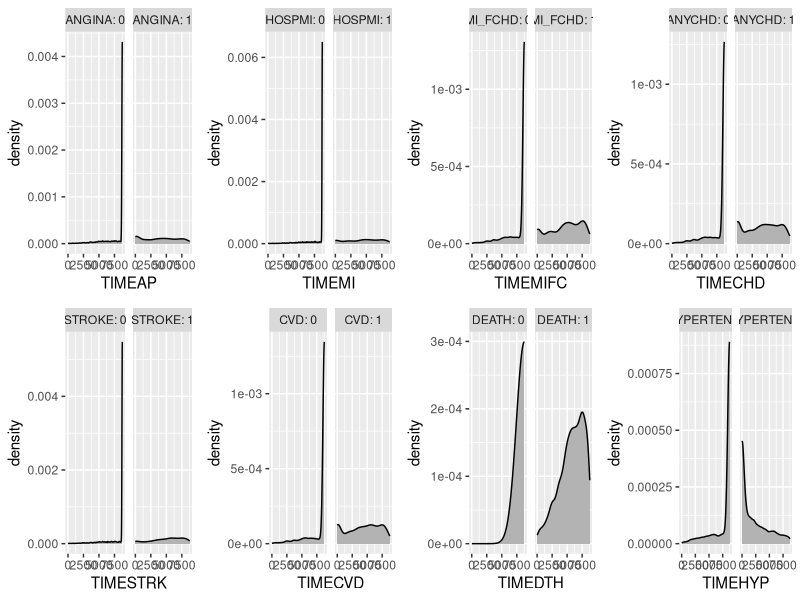
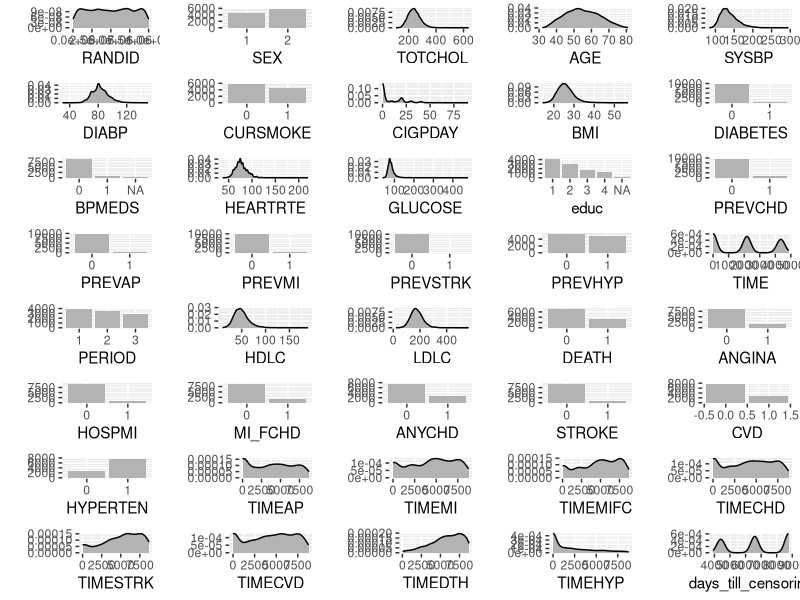

The R script that drew these images, in order:
library(ggplot2)
library(tibble)
library(broom)
library(splines)
library(readr)
library(skimr)
library(dplyr)
library(rlang)

set.seed(8088)
framingham_ <- as_tibble(read.csv("training_data.csv"))


# Framingham is ordered so that lower RANDIDs come first, and when there are
# multiple rows for the same RANDID, the earlier checkups come first.
# This is evidenced by the below check.
all(arrange(framingham_[,c("RANDID","TIME")]) == framingham_[,c("RANDID","TIME")])

# Thankfully noone attended more than three examinations.
max(table(framingham_[,"RANDID"]))


# We use this knowledge to add the column days_till_censoring which shows
# how many years of observation are left until the censoring date. This is
# based on some loose estimate of the censoring date being after 24 years.
# We also drop X since it just counts rows and reencode a bunch of columns
# as factors. Not CVD though since it's our response and so it has to be
# numeric if we want to fit regular lms on it.
framingham <- mutate(
    framingham_,
    SEX      = factor(SEX,      ordered=TRUE),
    CURSMOKE = factor(CURSMOKE, ordered=TRUE),
    DIABETES = factor(DIABETES, ordered=TRUE),
    BPMEDS   = factor(BPMEDS,   ordered=TRUE),
    educ     = factor(educ,     ordered=TRUE),
    PREVCHD  = factor(PREVCHD,  ordered=TRUE),
    PREVAP   = factor(PREVAP,   ordered=TRUE),
    PREVMI   = factor(PREVMI,   ordered=TRUE),
    PREVSTRK = factor(PREVSTRK, ordered=TRUE),
    PREVHYP  = factor(PREVHYP,  ordered=TRUE),
    PERIOD   = factor(PERIOD,   ordered=TRUE),
    DEATH    = factor(DEATH,    ordered=TRUE),
    ANGINA   = factor(ANGINA,   ordered=TRUE),
    HOSPMI   = factor(HOSPMI,   ordered=TRUE),
    MI_FCHD  = factor(MI_FCHD,  ordered=TRUE),
    ANYCHD   = factor(ANYCHD,   ordered=TRUE),
    STROKE   = factor(STROKE,   ordered=TRUE),
    HYPERTEN = factor(HYPERTEN, ordered=TRUE),
    # We can see that the censoring date was after 8766 days because that's
    # the maximum value in all the TIME* columns, and I think people who didn't
    # have a specific event happen were registered as having it occur after the
    # whole examination period.
    days_till_censoring=8766-TIME,
    X=NULL,
)

# The following expression tells us that over half of the observations
# are in the second and third checkups, so it would be a shame to have to
# throw all that away.
table(framingham$PERIOD)


# A list of the correspondences between the times of events
# and the indicators of those events.
timecols <- list(
    TIMEAP   = "ANGINA",
    TIMEMI   = "HOSPMI",
    TIMEMIFC = "MI_FCHD",
    TIMECHD  = "ANYCHD",
    TIMESTRK = "STROKE",
    TIMECVD  = "CVD",
    TIMEDTH  = "DEATH",
    TIMEHYP  = "HYPERTEN"
)

fill = gray(0.7)

# For a column giving the time of occurrence of some event,
# create two plot showing the density of those times.
# One where the indicator is zero and one where it is one.
timeplot <- function(col) {
    indicator <- timecols[[col]]
    ggplot(framingham) +
        facet_grid(expr(. ~ !!sym(indicator)), label=label_both) +
        aes_string(col) +
        geom_density(fill=fill)
}

# Create such plots for all the time-to-event columns.
# We see that the distribution are quite different,
# in particular the extremely heavy tail. If the event didn't occur,
# the last moment of contact is registered in the time-to-event column
# instead. So we have to filter the rows out where the event
# didn't occur when making plots of these columns if they are to
# make any sense.
do.call(gridExtra::grid.arrange, c(lapply(names(timecols), timeplot), ncol=4))

# Filter the data such that it only contains the rows
# where some event happened. The parameter col is supposed to
# be the column containing the times to the event, not the indicator
# of the event. E.g. TIMEAP, not ANGINA.
timefilter <- function(col, data=framingham, indicator_value=1) {
    indicator <- timecols[[col]]
    filter(data, data[[indicator]] == indicator_value)
}

# Plot the marginal distribution of a column
marginal_plot <- function(col) {
    if (is.factor(framingham[[col]]) | col == "CVD") {
        plot <- ggplot(data=framingham) +
            aes_string(col) +
            xlab(col) +
            ylab("") +
            geom_bar(fill=fill)
    } else {
        if (is.null(timecols[[col]])) {
            data <- framingham
        } else {
            data <- timefilter(col)
        }
        plot <- ggplot(data=data) +
            aes_string(col) +
            xlab(col) +
            ylab("") +
            geom_density(fill=fill)
    }
    plot
}

tmp <- lapply(names(framingham), marginal_plot)
do.call(gridExtra::grid.arrange, c(tmp, ncol=5))

skim(framingham)

